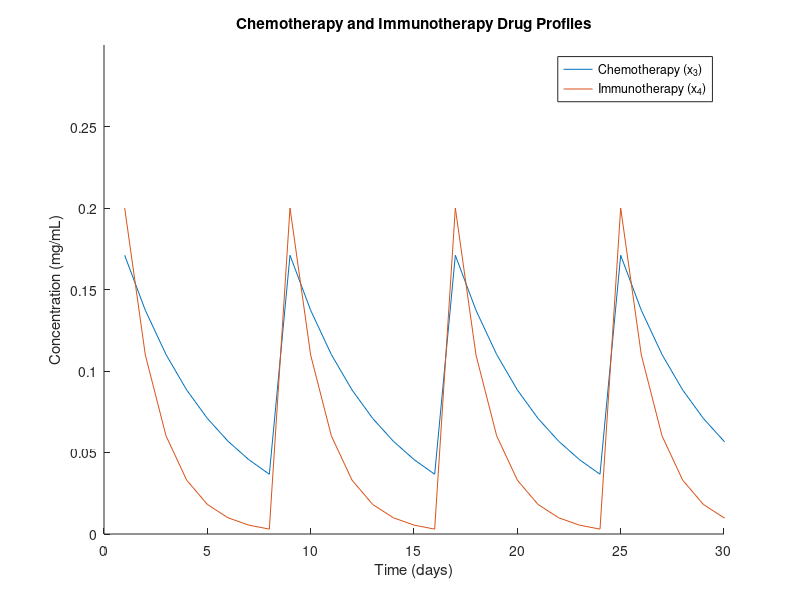

The MATLAB source for this figure: (Note: this script raises an error after producing the figure.)
% Cornell University
% Department of Chemical and Biomolecular Engineering, Faculty of
% Engineering
% Spring 2024
% CHEME 6430: Advanced Principals of Biomolecular Engineering
% Instructors: Christopher Alabi and Matthew Paszek
% Authors:
% Deepali Venkatesh Prasanna, and Kellie Chong


% Mathematical model adopted from Ghita et al. (2022)

% This model describes:
% (i) the proliferation of the tumor, 
% (ii) the necrosis of tumor cells, 
% (iii) the clearance and inhibitory effect of the therapy, 
% and (iv) the therapeutic effect of ablative radiation.

%%
close all
global ui ua;
max_days = 200;
t = 0:1:7;
yui = 0.2*exp(-0.6*t);
yua = 0.171*exp(-0.22*t);

ui = repmat(yui, [1, floor(max_days/7)]);
ua = repmat(yua, [1, floor(max_days/7)]);
figure();
hold on
plot(ua)
plot(ui)
legend( 'Chemotherapy (x_3)', 'Immunotherapy (x_4)')
ylim([0 0.3])
xlim([0 30])
xlabel('Time (days)')
ylabel('Concentration (mg/mL)')
title('Chemotherapy and Immunotherapy Drug Profiles')

%%
close all
ur = [];
for t=0:1:max_days
    ur(end+1) = radiotherapy(t, 2);
end
figure();
plot(ur)
xlim([0 10])
%%
clc
clear all

a = 0.693; % tumor growth rate in units of /day
n = 0.1; % necrosis rate in units of /day
ca = 0.1825; % clearance rate of Bevacizumab
ci = 11.6/24; % clearance rate of Nivolumab
cr = 3/24; % clearance rate in units of /treatment days
C50r = 20; % half effect concentration RT in Gy/day
C50a = 0.44;% half-effect concentration Bevacizumab in mg/ml
C50i = 32e-6; % half-effect concentration Nicolumab in mg/ml
C50t = 50; % half-effect tumor growth in units of % mm^3
Emaxa = 70/100; % max efficacy Bevacizumab in %
Emaxi = 43/100; % max efficacy Nivolumab in %
Emaxr = 50/100; % max effect RT in %
gamma = 0.1; % patient response - varies
sigma = 8; % synergistic patient response
ua = 0.171; % antiangiogenic drug dose rate in units of mg/(mL*day)
ui = 0.20; % immunotherapy drug dose rate in units of mg/(mL*day)
% E = combined effects; calculated with units /day
% ur  = radiotherapy dose rate - varies with units mg/(mL*day) - ranges
% from 12(n=10)-18(n=10) (2 outliers at 34/day, and 1 at 7.5/day)
ur = 18;

unr = ur/C50r;
una = ua/C50a;
uni = ui/C50i;
unt = (ua+ui)/C50t; 
I  = unt + unr + sigma.*unr.*unt;
I = unr + una + uni + sigma.*unr.*una.*uni;
Etall = (Emaxa + Emaxi + Emaxr)/3; % Eta, Eti, Etr are assumed to be their max efficacy rates
Edall = 0.715; % Assumption #1: assume this to be 0.75
E = (Etall+Edall)/2;
Effect = I.^gamma/(1+I.^gamma); % Effect

tend = 200;

% uncomment the line corresponding to the patient of interest
% x0 = [500, 100, 0, 0, 0, 0, 0, 0]; % Patient ID 001
% x0 = [16000, 2000, 0, 0, 0, 0, 0, 0]; % Patient ID 008
% x0 = [5200, 200, 0, 0, 0, 0, 0, 0]; % Patient ID 011
x0 = [1400, 100, 0, 0, 0, 0, 0, 0]; % Patient ID 018
protocol = 1;

%% Original model

figure();
hold on
Emaxa = 0.5;
[t, x] = ode23s(@(t, x)ghita(t, x, a, n, ca, ci, C50a, C50i, C50r, sigma, ...
    gamma, Emaxa, Emaxi, Emaxr, protocol), [0 tend], x0);
total = x(:, 1)+x(:, 2);
plot(t, total, 'LineWidth', 3, 'Color', 'blue') % total tumor volume
plot(t, x(:, 2), 'LineWidth', 3, 'Color', 'red') % necrotic tumor volume
plot(t, x(:, 1), 'LineWidth', 3, 'Color', '#EDB120') % proliferating tumor volume


title('Tumor Volume Model by Ghita et al.')
subtitle('Patient ID 001')
legend('Total Tumor Volume', 'Necrotic Tumor Volume', 'Proliferating Tumor Volume');
xlabel('Time (days)')
ylabel('Relative Tumor Volume (mm^3)')
xlim([0 190])

hold off

%% Extended model

tend = 173;
ts = linspace(1, 200, 200);
figure()
[t_extended, x_extended] = ode23s(@(t, x)extended_ghita(t, x, a, n, ca, ci, C50a, C50i, C50r, E, ...
    sigma, gamma, Emaxa, Emaxi, Emaxr, protocol), ...
    ts, x0);
total = x_extended(:, 1)+x_extended(:, 2);
hold on
plot(t_extended, total, 'LineWidth', 3, 'Color', 'blue') % total tumor volume
plot(t_extended, x_extended(:, 2), 'LineWidth', 3, 'Color', 'red') % necrotic tumor volume
plot(t_extended, x_extended(:, 1), 'LineWidth', 3, 'Color', '#EDB120') % proliferating tumor volume

title('Extended Tumor Volume Model')
subtitle('Patient ID 018')
legend('Total Tumor Volume', 'Necrotic Tumor Volume', 'Proliferating Tumor Volume');
xlabel('Time (days)')
ylabel('Relative Tumor Volume (mm^3)')
xlim([0 tend])
hold off


%% Model Functions
function ur = radiotherapy(t, protocol)
    cr = 0.20;
    if protocol == 1 % 3 fractions, 18 Gy each, on days 1:3:6
        if t > 6
            ur = 18*exp(-cr*t) + 18*exp(-cr*(t-3)) +  18*exp(-cr*(t-6));
        elseif t > 3
            ur = 18*exp(-cr*t) + 18*exp(-cr*(t-3));
        else
            ur = 18*exp(-cr*t);
        end
         
    else % 4 fractions, 12 Gy each, on days 1, 3, 5, 8
        if t > 8
            ur = 12*exp(-cr*t) + 12*exp(-cr*(t-3)) + 12*exp(-cr*(t-5)) + 12*exp(-cr*(t-8));
        elseif t > 5
            ur = 12*exp(-cr*t) + 12*exp(-cr*(t-3)) + 12*exp(-cr*(t-5));
        elseif t > 3
            ur = 12*exp(-cr*t) + 12*exp(-cr*(t-3));
        else
            ur = 12*exp(-cr*t);
        end
    end

end


function dxdt = ghita(t, x, a, n, ca, ci, C50a, C50i, C50r, sigma, gamma, Eta, Eti, Etr, protocol)
% dxdt is the time derivative vector: [x1; x2; x3; x3e; x4; x4e; x5; x5e]

% create weekly repeating immuotherapy and chemotherapy dosages over the
% timespan of the simulation
max_days = 200;
ur = zeros(1, max_days);

yui = [0.2 0 0 0 0 0 0];
yua = [0.171 0 0 0 0 0 0];
ui = repmat(yui, [1, floor(max_days/7)]);
ua = repmat(yua, [1, floor(max_days/7)]);

ui_t = ui(floor(t)+1);
ua_t = ua(floor(t)+1);

if protocol == 1
    ur([1, 3, 6]) = 18;
else
    ur([1, 3, 6, 8]) = 12;
end

ur = ur(floor(t)+1);
una = x(3)/C50a;
uni = x(5)/C50i;
unr = x(7)/C50r;

I = una + uni + sigma.*una.*uni;
E = I.^gamma/(1+I.^gamma);

% cr is the clearance rate on the Michaelis-Menten kinetics:
cr = x(1)*x(3)/(C50r+x(3));

dx1 = (a-n)*x(1) - E*x(1); % proliferating tumor volume
dx2 = n*x(1) + E*x(1) - 0.5*x(2); % necrotic tumor volume
dx3 = -ca*x(3) + ua_t; % anticancer drug concentration level
dxe3 = -ca*x(4) + Eta^2*x(3); % effective drug concentration of anticancer drug
dx4 = -ci*x(5) + ui_t;  % inhibitor serum level
dxe4 = -ci*x(6) + Eti*x(5); % effective drug concentration of inhibitor
dx5 = -cr*x(7) + ur; % radiotherapy dose rate
dxe5 = -cr*x(8) + Etr*x(7); % effective drug concentration of radiotherapy

dxdt = [dx1; dx2; dx3; dxe3; dx4; dxe4; dx5; dxe5];
end


function dxdt = extended_ghita(t, x, a, n, ca, ci, C50a, C50i, C50r, E, ...
    sigma, gamma, Eta, Eti, Etr, protocol)
% dxdt is the time derivative vector: [x1; x2; x3; x3e; x4; x4e; x5; x5e]
max_days = 220;
ur = zeros(1, max_days);
% define the reoccuring ui, ua drug dosages
yui = [0.2 0 0 0 0 0 0];
yua = [0.171 0 0 0 0 0 0];
ui = repmat(yui, [1, floor(max_days/7)]);
ua = repmat(yua, [1, floor(max_days/7)]);

ui_t = ui(floor(t)+1);
ua_t = ua(floor(t)+1);

if protocol == 1
    ur([1, 3, 7]) = 18;
else
    ur([1, 3, 6, 8]) = 12;
end

ur = ur(floor(t)+1);
% cr is the clearance rate on the Michaelis-Menten kinetics:
cr = x(1)*x(3)/(C50r+x(3));

% Consider trapping effects of the drugs
E_decay = E*(1-3e-5*t);

% Consider the decay of the tumor necrosis rate over time due to multidrug
% resistance development or tumor mutation
n_decay = n*(1-0.0025*t);

dx1 = (a-n_decay)*x(1) - E_decay*x(1); % proliferating tumor volume
dx2 = n_decay*x(1) + E_decay*x(1) - 0.5*x(2); % necrotic tumor volume
dx3 = -ca*x(3) + ua_t; % anticancer drug concentration level
dxe3 = -ca*x(4) + Eta*x(3); % effective drug concentration of anticancer drug
dx4 = -ci*x(5) + ui_t;  % inhibitor serum level
dxe4 = -ci*x(6) + Eti*x(5); % effective drug concentration of inhibitor
dx5 = -cr*x(7) + ur; % radiotherapy dose rate
dxe5 = -cr*x(8) + Etr*x(7); % effective drug concentration of radiotherapy
dxdt = [dx1; dx2; dx3; dxe3; dx4; dxe4; dx5; dxe5];
end